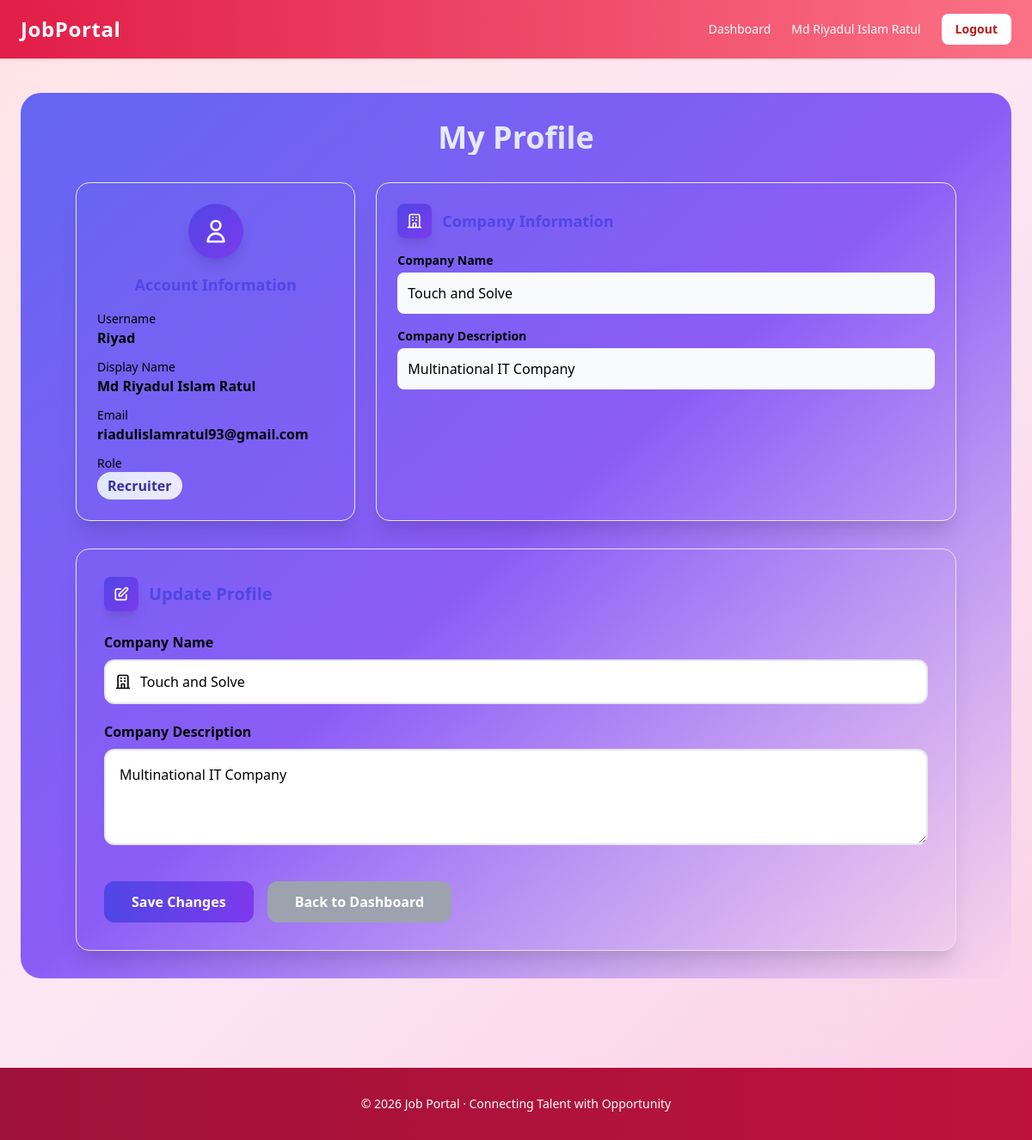
/accounts/profile/ (signed in), run on the app's committed database.
### accounts/models.py (models this page shows)
class User(AbstractUser):
    USER_TYPE=(('RECRUITER','Recruiter'),('JOBSEEKER','Jobseeker'))
    user_type=models.CharField(max_length=20,choices=USER_TYPE)

class RecruiterProfile(models.Model):
    user=models.OneToOneField(User,on_delete=models.CASCADE)
    company_name=models.CharField(max_length=200)
    company_description=models.TextField()

### accounts/views.py (the view)
# urls.py: path('profile/',views.profile_view,name='profile'),
@login_required
def profile_view(request):
    user=request.user
    if user.user_type=='JOBSEEKER':
        profile=user.jobseekerprofile
        if request.method=='POST':
            profile.skills=request.POST.get('skills','')
            if request.FILES.get('resume'):
                profile.resume=request.FILES['resume']
            profile.save()
            messages.success(request, 'Profile updated successfully!')
            return redirect('/accounts/profile/')
        return render(request,'accounts/profile.html',{
            'profile': profile,
            'user': user
        })
    else:
        profile=user.recruiterprofile
        if request.method=='POST':
            profile.company_name=request.POST.get('company_name','')
            profile.company_description=request.POST.get('company_description','')
            profile.save()
            messages.success(request, 'Profile updated successfully!')
            return redirect('/accounts/profile/')
        return render(request,'accounts/profile.html',{
            'profile': profile,
            'user': user
        })

### templates/accounts/profile.html (shortened to what this page needs)
{% extends "base.html" %}
{% block content %}
<div class="min-h-screen bg-gradient-to-br from-indigo-500 via-purple-500 to-violet-600 rounded-3xl py-8 px-4">
  <div class="max-w-5xl mx-auto">
    <div class="text-center mb-8">
      <h1 class="text-4xl font-bold bg-gradient-to-r from-white to-indigo-200 bg-clip-text text-transparent">My Profile</h1>
    </div>
    <div class="grid grid-cols-1 md:grid-cols-3 gap-6 mb-8">
      <div class="bg-white/90 backdrop-blur-md p-6 rounded-2xl shadow-xl border border-white/50">
        <div class="flex items-center justify-center w-16 h-16 bg-gradient-to-br from-indigo-600 to-purple-600 rounded-full mb-4 mx-auto shadow-lg">
          <svg xmlns="http://www.w3.org/2000/svg" class="h-8 w-8 text-white" fill="none" viewBox="0 0 24 24" stroke="currentColor">
            <path stroke-linecap="round" stroke-linejoin="round" stroke-width="2" d="M16 7a4 4 0 11-8 0 4 4 0 018 0zM12 14a7 7 0 00-7 7h14a7 7 0 00-7-7z" />
          </svg>
        </div>
        <h3 class="text-lg font-bold mb-4 text-center text-indigo-600">Account Information</h3>
        <div class="space-y-3">
          <div>
            <p class="text-sm text-black-500">Username</p>
            <p class="font-semibold text-black-800">{{ user.username }}</p>
          </div>
          <div>
            <p class="text-sm text-black-500">Display Name</p>
            <p class="font-semibold text-black-800">{{ user.first_name|default:"(Not set)" }}</p>
          </div>
          <div>
            <p class="text-sm text-black-500">Email</p>
            <p class="font-semibold text-black-800">{{ user.email }}</p>
          </div>
          <div>
            <p class="text-sm text-black-500">Role</p>
            <p class="font-semibold inline-block bg-gradient-to-r from-indigo-100 to-purple-100 text-indigo-800 px-3 py-1 rounded-full">
              {% if user.user_type == 'JOBSEEKER' %}
                Job Seeker
              {% else %}
                Recruiter
              {% endif %}
            </p>
          </div>
        </div>
      </div>
      <div class="bg-white/90 backdrop-blur-md p-6 rounded-2xl shadow-xl border border-white/50 md:col-span-2">
        <div class="flex items-center mb-4">
          <div class="flex items-center justify-center w-10 h-10 bg-gradient-to-br from-indigo-600 to-purple-600 rounded-lg mr-3 shadow-lg">
            <svg xmlns="http://www.w3.org/2000/svg" class="h-5 w-5 text-white" fill="none" viewBox="0 0 24 24" stroke="currentColor">
              {% if user.user_type == 'JOBSEEKER' %}
              <path stroke-linecap="round" stroke-linejoin="round" stroke-width="2" d="M9 12l2 2 4-4M7.835 4.697a3.42 3.42 0 001.946-.806 3.42 3.42 0 014.438 0 3.42 3.42 0 001.946.806 3.42 3.42 0 013.138 3.138 3.42 3.42 0 00.806 1.946 3.42 3.42 0 010 4.438 3.42 3.42 0 00-.806 1.946 3.42 3.42 0 01-3.138 3.138 3.42 3.42 0 00-1.946.806 3.42 3.42 0 01-4.438 0 3.42 3.42 0 00-1.946-.806 3.42 3.42 0 01-3.138-3.138 3.42 3.42 0 00-.806-1.946 3.42 3.42 0 010-4.438 3.42 3.42 0 00.806-1.946 3.42 3.42 0 013.138-3.138z" />
              {% else %}
              <path stroke-linecap="round" stroke-linejoin="round" stroke-width="2" d="M19 21V5a2 2 0 00-2-2H7a2 2 0 00-2 2v16m14 0h2m-2 0h-5m-9 0H3m2 0h5M9 7h1m-1 4h1m4-4h1m-1 4h1m-5 10v-5a1 1 0 011-1h2a1 1 0 011 1v5m-4 0h4" />
              {% endif %}
            </svg>
          </div>
          <h3 class="text-lg font-bold text-indigo-600">
            {% if user.user_type == 'JOBSEEKER' %}
              Skills & Resume
            {% else %}
              Company Information
            {% endif %}
          </h3>
        </div>
        {% if user.user_type == 'JOBSEEKER' %}
          <div class="space-y-4">
            <div>
              <p class="text-sm text-black-500 font-semibold mb-1">Current Skills</p>
              <p class="text-black-700 bg-gray-50 p-3 rounded-lg">{{ profile.skills|default:"(Not set)" }}</p>
            </div>
            <div>
              <p class="text-sm text-black-500 font-semibold mb-1">Resume</p>
              {% if profile.resume %}
                <a href="{{ profile.resume.url }}" target="_blank" class="inline-flex items-center text-indigo-600 hover:text-indigo-700 font-semibold hover:underline">
                  <svg xmlns="http://www.w3.org/2000/svg" class="h-5 w-5 mr-2" fill="none" viewBox="0 0 24 24" stroke="currentColor">
                    <path stroke-linecap="round" stroke-linejoin="round" stroke-width="2" d="M12 10v6m0 0l-3-3m3 3l3-3m2 8H7a2 2 0 01-2-2V5a2 2 0 012-2h5.586a1 1 0 01.707.293l5.414 5.414a1 1 0 01.293.707V19a2 2 0 01-2 2z" />
                  </svg>
                  Download Resume
                </a>
              {% else %}
                <p class="text-black-500 text-sm">(No resume uploaded)</p>
              {% endif %}
            </div>
          </div>
        {% else %}
          <div class="space-y-4">
            <div>
              <p class="text-sm text-black-500 font-semibold mb-1">Company Name</p>
              <p class="text-black-700 bg-gray-50 p-3 rounded-lg">{{ profile.company_name|default:"(Not set)" }}</p>
            </div>
            <div>
              <p class="text-sm text-black-500 font-semibold mb-1">Company Description</p>
              <p class="text-black-700 bg-gray-50 p-3 rounded-lg">{{ profile.company_description|default:"(Not set)" }}</p>
            </div>
          </div>
        {% endif %}
      </div>
    </div>
    <div class="bg-white/90 backdrop-blur-md p-8 rounded-2xl shadow-xl border border-white/50">
      <div class="flex items-center mb-6">
        <div class="flex items-center justify-center w-10 h-10 bg-gradient-to-br from-indigo-600 to-purple-600 rounded-lg mr-3 shadow-lg">
        </div>
        <h2 class="text-xl font-bold text-indigo-600">Update Profile</h2>
      </div>
      <form method="post" enctype="multipart/form-data" class="space-y-5">
        {% if user.user_type == 'JOBSEEKER' %}
          <div>
            <label class="block font-semibold mb-2 text-black-700">Skills (comma-separated)</label>
            <textarea name="skills" class="w-full border-2 border-gray-200 p-4 rounded-xl focus:outline-none focus:border-indigo-400 focus:bg-white transition-all h-28" placeholder="e.g., Python, Django, REST APIs, PostgreSQL" required>{{ profile.skills }}</textarea>
            <p class="text-sm text-black-500 mt-2">List your technical skills separated by commas</p>
          </div>
          <div>
            <label class="block font-semibold mb-2 text-black-700">Resume (PDF/DOC)</label>
            <div class="relative">
              <span class="absolute left-3 top-1/2 transform -translate-y-1/2 text-black-400">
                <svg xmlns="http://www.w3.org/2000/svg" class="h-5 w-5" fill="none" viewBox="0 0 24 24" stroke="currentColor">
                  <path stroke-linecap="round" stroke-linejoin="round" stroke-width="2" d="M7 16a4 4 0 01-.88-7.903A5 5 0 1115.9 6L16 6a5 5 0 011 9.9M15 13l-3-3m0 0l-3 3m3-3v12" />
                </svg>
              </span>
              <input type="file" name="resume" accept=".pdf,.doc,.docx" class="w-full pl-10 pr-4 py-3 border-2 border-gray-200 rounded-xl focus:outline-none focus:border-indigo-400 transition-all"/>
            </div>
            {% if profile.resume %}
              <p class="text-sm text-black-500 mt-2">
                Current: <a href="{{ profile.resume.url }}" target="_blank" class="text-indigo-600 hover:text-indigo-700 font-semibold hover:underline">{{ profile.resume.name }}</a>
              </p>
            {% endif %}
          </div>
        {% else %}
          <div>
            <label class="block font-semibold mb-2 text-black-700">Company Name</label>
            <div class="relative">
              <span class="absolute left-3 top-1/2 transform -translate-y-1/2 text-black-400">
              </span>
              <input name="company_name" class="w-full pl-10 pr-4 py-3 border-2 border-gray-200 rounded-xl focus:outline-none focus:border-indigo-400 focus:bg-white transition-all" value="{{ profile.company_name }}" placeholder="Your company name" required/>
            </div>
          </div>
          <div>
            <label class="block font-semibold mb-2 text-black-700">Company Description</label>
            <textarea name="company_description" class="w-full border-2 border-gray-200 p-4 rounded-xl focus:outline-none focus:border-indigo-400 focus:bg-white transition-all h-28" placeholder="Tell jobseekers about your company...">{{ profile.company_description }}</textarea>
          </div>
        {% endif %}
        <div class="flex gap-4 pt-4">
          <button type="submit" class="bg-gradient-to-r from-indigo-600 via-purple-600 to-indigo-600 text-white px-8 py-3 rounded-xl font-bold hover:shadow-xl transition-all transform hover:-translate-y-1 bg-[length:200%_100%] animate-gradient">
            Save Changes
          </button>
          <a href="{% url 'dashboard' %}" class="bg-gray-400 text-white px-8 py-3 rounded-xl font-bold hover:bg-gray-500 transition-all">Back to Dashboard</a>
        </div>
      </form>
    </div>
  </div>
</div>
{% endblock %}

### templates/base.html (shortened to what this page needs)
<!doctype html>
<html>
  <head>
    <link href="https://cdn.jsdelivr.net/npm/tailwindcss@2.2.19/dist/tailwind.min.css" rel="stylesheet">
  </head>
  <body>
    <nav class="shadow">
      <div class="max-w-7xl mx-auto px-6 py-4 flex justify-between items-center">
        <a href="/" class="text-2xl font-extrabold text-white tracking-wide">
          JobPortal
        </a>
        <div class="flex items-center space-x-6 text-sm">
          {% if user.is_authenticated %}
            <a href="{% url 'dashboard' %}" class="text-white font-medium">
              Dashboard
            </a>
            <a href="/accounts/profile/" class="text-white font-medium">
              {{ user.first_name|default:user.username }}
            </a>
            <a href="{% url 'logout' %}" class="bg-white text-red-700 px-4 py-2 rounded-lg hover:bg-red-100 font-semibold">
              Logout
            </a>
          {% endif %}
        </div>
      </div>
    </nav>
    <main class="max-w-7xl mx-auto px-6 py-10">
      {% block content %}{% endblock %}
    </main>
    <footer class="text-white text-center py-8 mt-16">
      <p class="text-sm">
        &copy; 2026 Job Portal · Connecting Talent with Opportunity
      </p>
    </footer>
  </body>
</html>

### templates/base.html (style rules this page uses)
body { background: linear-gradient(135deg, #ffe4e6 0%, #fce7f3 50%, #fbcfe8 100%); }
nav { background: linear-gradient(90deg, #e11d48 0%, #fb7185 100%); }
footer { background: linear-gradient(90deg, #9f1239 0%, #be123c 100%); }

### templates/accounts/profile.html (style rules this page uses)
.animate-gradient { background-size: 200% 100%; animation: gradient 3s ease infinite; }

### data on the page
User: first_name "Md Riyadul Islam Ratul", username "Riyad", email "riadulislamratul93@gmail.com"
RecruiterProfile: company_name "Touch and Solve", company_description "Multinational IT Company"
